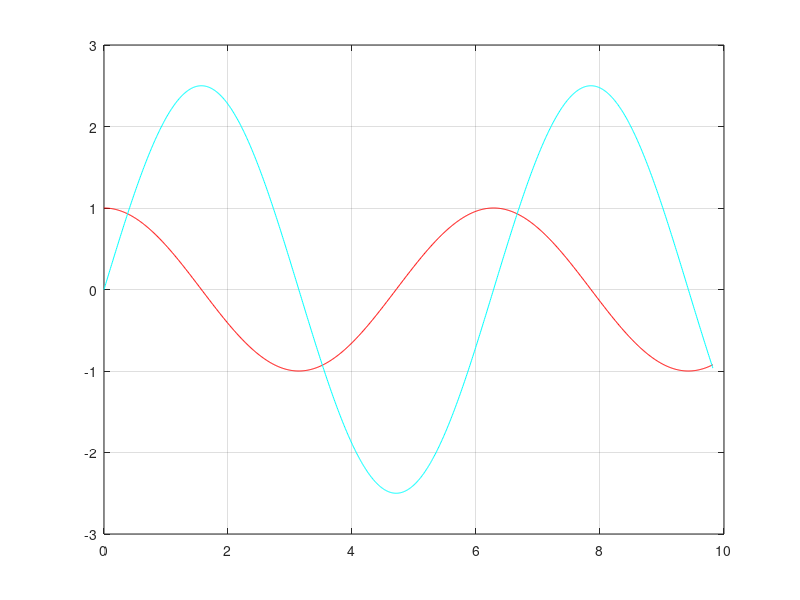
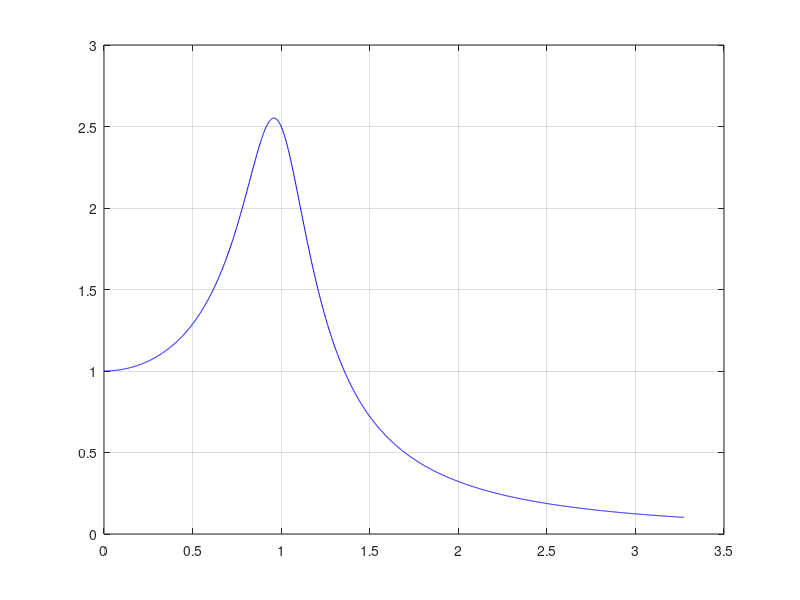
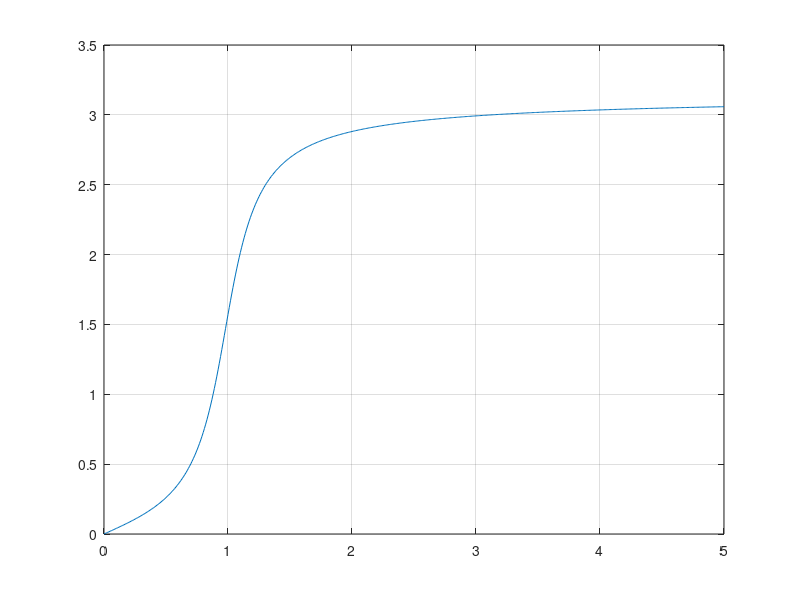
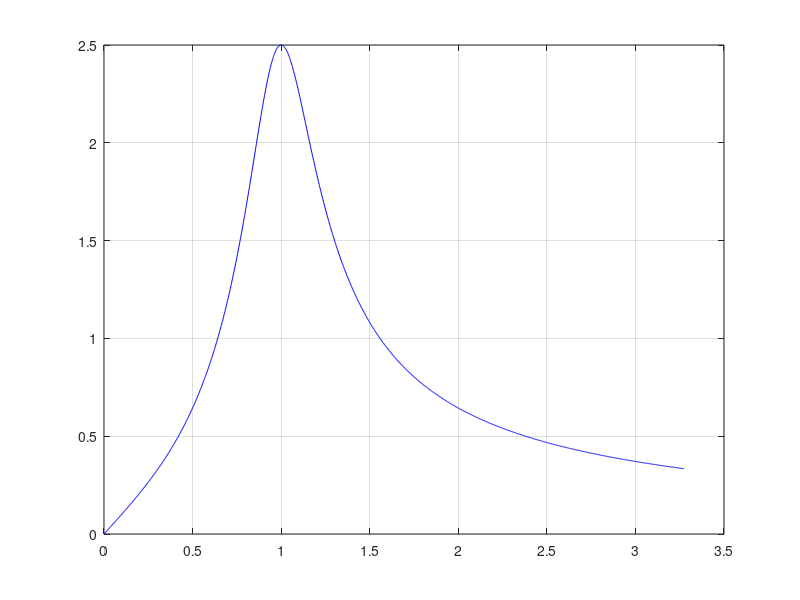

These charts were generated, in order, by the following MATLAB code:
function harm_sines2

w0=1; 
m=1; 
k=m*w0^2; 
c_critical=sqrt(4*k*m);
c=c_critical * 0.2;
gamma=c/2/m;
I=sqrt(-1);
wr=(w0^2-2*gamma^2)^0.5
F0=1;

w0,wr

w1=0.25;
w2=0.617;
w3=wr-(w0-wr);
w4=wr
w5=w0
w6=1.208;
w7=1.5;
w8=2.5;

w=w0

phi=atan(c*w/(k-m*w^2)); %phi=atan(2*gamma*w/(w0^2-w^2));
A=F0/m/((w0^2-w^2)^2 + 4*gamma^2*w^2)^0.5;

i=0;
for t=0:pi*3/w/1000:pi*3/wr
    i=i+1;
    X(i)=           (A*exp(-I*phi))*exp(I*w*t);%X(i)=(A)*exp(I*(w*t-phi));
    Fs(i)= -k*      (A*exp(-I*phi))*exp(I*w*t);
    Fd(i)= -c* I*w* (A*exp(-I*phi))*exp(I*w*t);
    F(i) = F0*                      exp(I*w*t);
    T(i)=t;
end
mX=max(real(X))
%figure(1);clf;
%plot(T,Fs,'b',T,Fd,'g',T,F,'r',T,X,'c',T,Fs+Fd+F,'k');grid on;

figure(1);clf;
%plot(T,Fs,'b',T,Fd,'g',T,F,'r',T,X,'c',T,Fd+F,'k');grid on;
plot(T,F,'r',T,X,'c');grid on;
Max=max(real(Fd+F))

%hold on;plot(4,5.9);plot(4,-5.9)

%T=0;X=0;i=0;
%for t=0:pi*3/w/10:pi*3/w
%    i=i+1;
%    X(i)=           (A*exp(-I*phi))*exp(I*w*t);
%    T(i)=t;
%end
%hold on;
%plot(T,X,'oc');
%phi
%grid on;

i=0;W=0;
for w=0:pi*3/wr/5000:pi*1/wr
    i=i+1;
    A(i)=F0/m/((w0^2-w^2)^2 + 4*gamma^2*w^2)^0.5;
    W(i)=w;
    v(i) = w*F0/(m*sqrt((w0^2-w^2)^2+4*gamma^2*w^2));
    dv(i)=F0/(m*sqrt((w0^2-w^2)^2+4*gamma^2*w^2))-1/2*w*F0*(-4*(w0^2-w^2)*w+8*gamma^2*w)/(m*((w0^2-w^2)^2+4*gamma^2*w^2)^(3/2));
end 
figure(2);plot(W,A,'b');grid on;
figure(6);plot(W,v,'b');grid on;
figure(7);plot(W,dv,'b');grid on;

%max(real(F+Fd))
%min(real(F+Fd))
%figure(3);plot(T,F+Fd);grid on;

i=0;W=0;
for w=0:0.01:5
i=i+1;
phase(i)=atan(2.*gamma.*w./(w0.^2-w.^2));
if phase(i)<0
    phase(i)=phase(i)+pi;
end
W(i)=w;
end
figure(3);
plot(W,phase);grid on;
